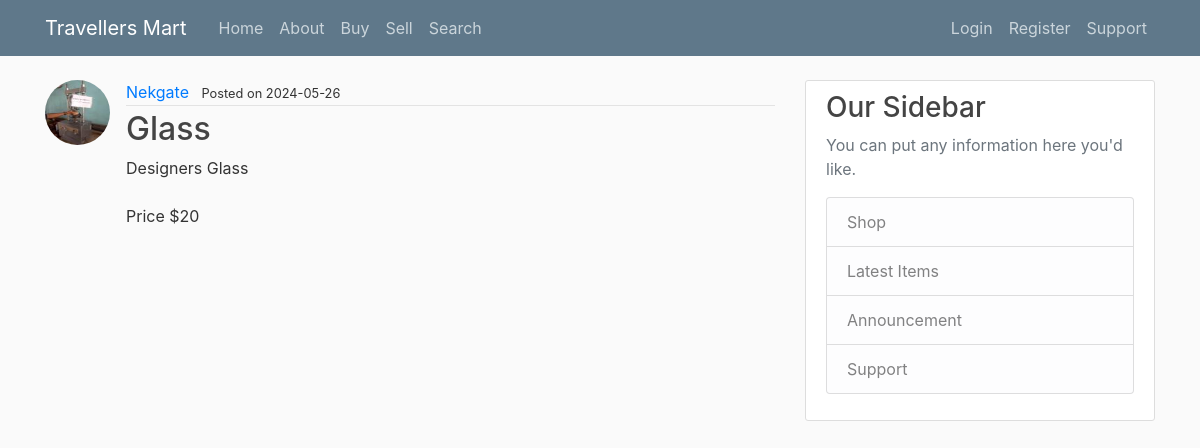
Screenshot of /post/2 with the database file from the repository.
### flask_station/models.py (models this page shows, shortened)
class User(db.Model, UserMixin):
    id = db.Column(db.Integer, primary_key=True)
    username = db.Column(db.String(20), unique=True, nullable=False)
    email = db.Column(db.String(120), unique=True, nullable=False)
    image_file = db.Column(db.String(20), nullable=False, default='default.jpeg')
    password = db.Column(db.String(60), nullable=False)
    posts = db.relationship('Post', backref='merchant', lazy="dynamic")

class Post(db.Model):
    id = db.Column(db.Integer, primary_key=True)
    selling_item = db.Column(db.String(100), nullable=False,)
    price = db.Column(db.Text, nullable=False)
    date_posted = db.Column(db.DateTime, nullable=False, default=datetime.utcnow)
    user_id = db.Column(db.Integer, db.ForeignKey('user.id'), nullable=False)

### flask_station/routes.py (the view)
@app.route('/post/<int:post_id>')
def post(post_id):
    post = Post.query.get_or_404(post_id)
    return render_template('post.html', title='post.title', post=post)

### flask_station/templates/post.html (shortened to what this page needs)
{% extends "layout.html" %}
{% block content %}
    <article class="media price-section">
        <img class="rounded-circle article-img" src="{{ url_for('static', filename='profile_pics/' + post.merchant.image_file) }}">
        <div class="media-body">
            <div class="article-metadata">
                <a class="mr-2" href="#">{{ post.merchant.username }}</a>
                <small>Posted on {{ post.date_posted.strftime('%Y-%m-%d') }}</small>
            </div>
            <h2 class="article-title">{{ post.selling_item }}</h2>
            <p class="article-content">{{ post.price }}</p>
        </div>
    </article>
    {% endblock content %}

### flask_station/static/main.css (style rules this page uses)
body { background: #fafafa; color: #333333; margin-top: 5rem; }
h1, h2, h3, h4, h5, h6 { color: #444444; }
.article-title { color: #444444; }
.article-content { white-space: pre-line; }
.article-img { height: 65px; width: 65px; margin-right: 16px; }
.article-metadata { padding-bottom: 1px; margin-bottom: 4px; border-bottom: 1px solid #e3e3e3 }

### rows the page displays
User: image_file (picture), merchant.username "Nekgate"
Post: date_posted "2024-05-26", selling_item "Glass", price "Designers Glass Price $20"
